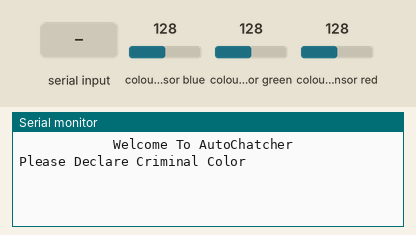
Bench run of a sketch on a simulated Arduino Uno, built with avr-gcc and run on an emulated ATmega328P. Parts: the last lines printed to the serial monitor. The test bench sets the inputs (shaded band); at power-on: colour sensor blue 128, colour sensor green 128, colour sensor red 128.

Above: at 1.2 s.
1.3 s: "R" received over Serial
At 2.5 s:
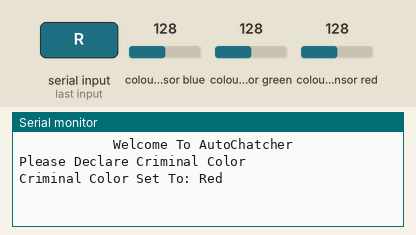
2.8 s: "G" received over Serial
At 4.0 s:
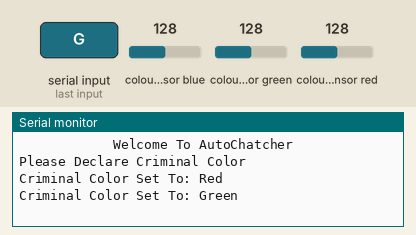
4.3 s: "B" received over Serial
At 5.5 s:
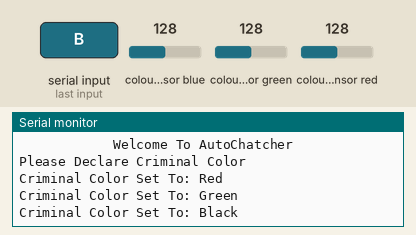
5.8 s: "W" received over Serial
At 6.5 s:
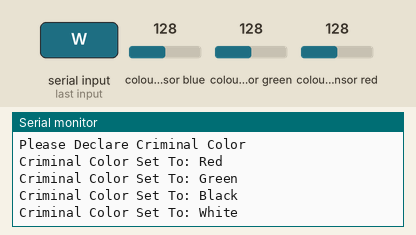

The sketch:

Initialize_Criminl_Car.ino
```cpp
#include <Wire.h>
#include "Adafruit_TCS34725.h"
int input;
float red, green, blue;
Adafruit_TCS34725 tcs = Adafruit_TCS34725(TCS34725_INTEGRATIONTIME_50MS, TCS34725_GAIN_4X);

void setup() {
  Serial.begin(9600);
  delay(20);
  Serial.println("\t\t\t\t\t\tWelcome To AutoChatcher");
  Serial.println("Please Declare Criminal Color");
}

void loop() {
  tcs.getRGB(&red, &green, &blue);
  if (Serial.available()) {
    input = Serial.read();

    // initializing criminal color

    if (input == 82 ) {
      Serial.print ("Criminal Color Set To: " );
      Serial.println("Red");
    }
    if (input == 71 ) {
      Serial.print ("Criminal Color Set To: " );
      Serial.println("Green");
    }
    if (input == 66 ) {
      Serial.print ("Criminal Color Set To: " );
      Serial.println("Black");
    }
    if (input == 87 ) {
      Serial.print ("Criminal Color Set To: " );
      Serial.println("White");
    }
  }
}
```

Measured:
- after the input at 1.3 s, the serial monitor: prints a new line at once (image 1)
- after the input at 2.8 s, the serial monitor: prints a new line at once (image 2)
- after the input at 4.3 s, the serial monitor: prints a new line after 0.05 s (image 3)
- after the input at 5.8 s, the serial monitor: prints a new line at once (image 4)
